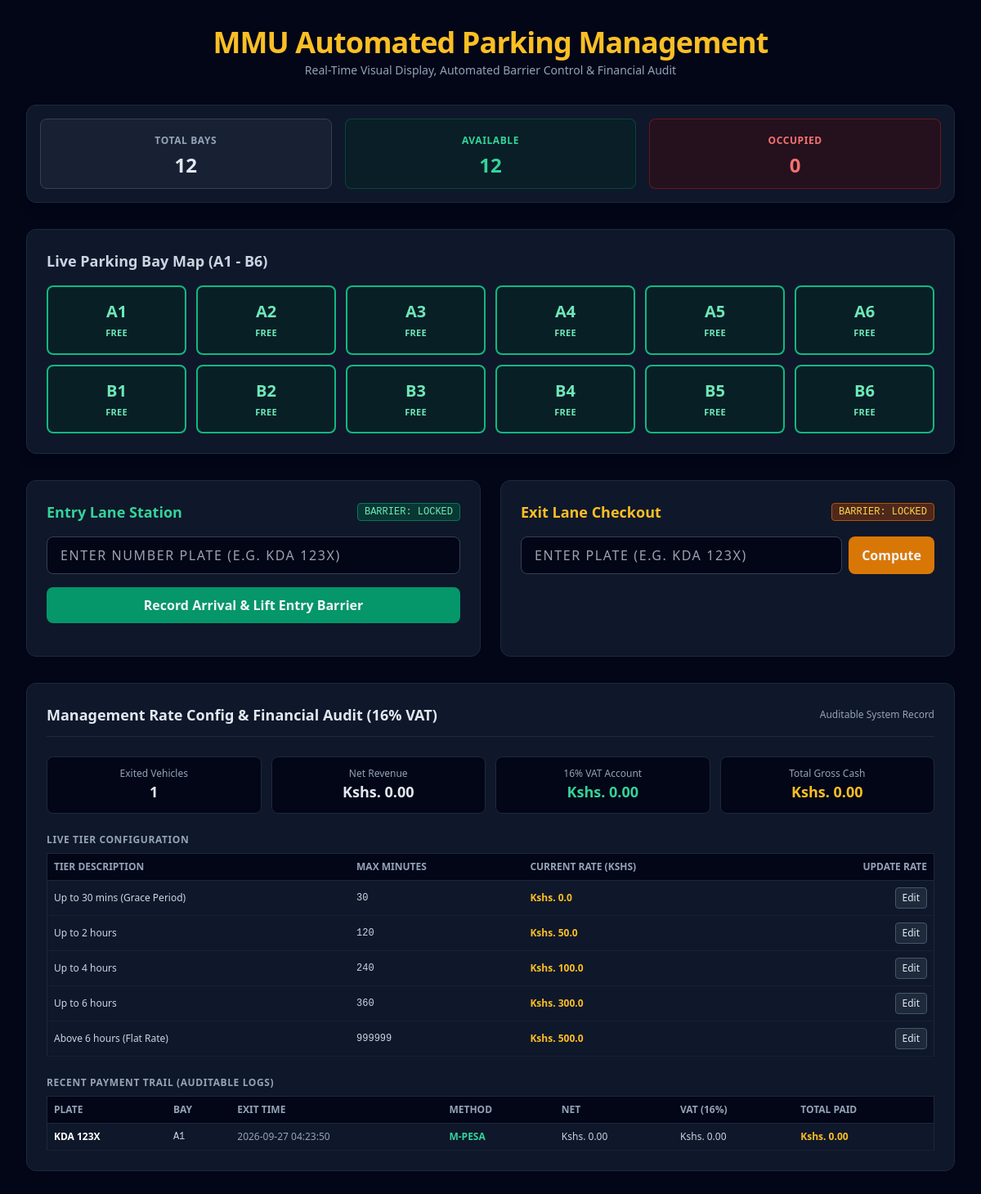
The page / on the database its author committed.
### tables this page shows
CREATE TABLE parking_slots (
            slot_id INTEGER PRIMARY KEY,
            slot_number TEXT UNIQUE NOT NULL,
            is_occupied INTEGER DEFAULT 0,
            vehicle_plate TEXT
        );

CREATE TABLE pricing_tiers (
            tier_id INTEGER PRIMARY KEY AUTOINCREMENT,
            max_minutes INTEGER,
            rate REAL NOT NULL,
            description TEXT
        );

CREATE TABLE parking_records (
            id INTEGER PRIMARY KEY AUTOINCREMENT,
            vehicle_plate TEXT NOT NULL,
            slot_number TEXT NOT NULL,
            entry_time DATETIME NOT NULL,
            exit_time DATETIME,
            duration_minutes REAL,
            net_amount REAL DEFAULT 0,
            vat_amount REAL DEFAULT 0,
            amount_paid REAL DEFAULT 0,
            payment_method TEXT CHECK(payment_method IN ('M-PESA', 'CARD', 'CASH', NULL)),
            status TEXT CHECK(status IN ('PARKED', 'PAID', 'EXITED')) DEFAULT 'PARKED'
        );

### app.py (the view)
@app.route("/")
def index():
    conn = get_db()
    cursor = conn.cursor()
    cursor.execute("SELECT * FROM parking_slots ORDER BY slot_id ASC")
    slots = cursor.fetchall()
    cursor.execute("SELECT * FROM parking_records WHERE status = 'PARKED' ORDER BY entry_time DESC")
    active_vehicles = cursor.fetchall()
    total_slots = len(slots)
    occupied_slots = sum(1 for s in slots if s["is_occupied"] == 1)
    available_slots = total_slots - occupied_slots
    cursor.execute("SELECT * FROM pricing_tiers ORDER BY max_minutes ASC")
    tiers = cursor.fetchall()
    cursor.execute("""
        SELECT
            COUNT(*) as total_transactions,
            COALESCE(SUM(amount_paid), 0) as total_gross,
            COALESCE(SUM(vat_amount), 0) as total_vat,
            COALESCE(SUM(net_amount), 0) as total_net
        FROM parking_records
        WHERE status = 'EXITED'
    """)
    finance_summary = cursor.fetchone()
    cursor.execute("""
        SELECT vehicle_plate, slot_number, entry_time, exit_time, duration_minutes,
               net_amount, vat_amount, amount_paid, payment_method
        FROM parking_records
        WHERE status = 'EXITED'
        ORDER BY exit_time DESC
        LIMIT 10
    """)
    recent_transactions = cursor.fetchall()
    conn.close()
    return render_template(
        "index.html",
        slots=slots,
        active_vehicles=active_vehicles,
        total_slots=total_slots,
        available_slots=available_slots,
        occupied_slots=occupied_slots,
        tiers=tiers,
        finance=finance_summary,
        transactions=recent_transactions
    )

### app.py (called while the page is built)
def get_db():
    conn = sqlite3.connect(DB_NAME)
    conn.row_factory = sqlite3.Row
    return conn

### templates/index.html (shortened to what this page needs)
<!DOCTYPE html>
<html lang="en">
<head>
  <script src="https://cdn.tailwindcss.com"></script>
</head>
<body class="bg-slate-950 text-slate-100 min-h-screen p-4 sm:p-8">
  <div class="max-w-6xl mx-auto space-y-8">
    <header class="text-center space-y-1">
      <h1 class="text-3xl sm:text-4xl font-extrabold text-amber-400 tracking-tight">MMU Automated Parking Management</h1>
      <p class="text-slate-400 text-sm">Real-Time Visual Display, Automated Barrier Control & Financial Audit</p>
    </header>
    <section class="grid grid-cols-3 gap-4 bg-slate-900 border border-slate-800 p-4 rounded-xl text-center shadow-lg">
      <div class="bg-slate-800/60 p-3 rounded-lg border border-slate-700">
        <span class="text-xs uppercase text-slate-400 font-semibold tracking-wider">Total Bays</span>
        <div class="text-2xl font-black text-slate-200 mt-1">{{ total_slots }}</div>
      </div>
      <div class="bg-emerald-950/40 p-3 rounded-lg border border-emerald-800/60">
        <span class="text-xs uppercase text-emerald-400 font-semibold tracking-wider">Available</span>
        <div class="text-2xl font-black text-emerald-400 mt-1">{{ available_slots }}</div>
      </div>
      <div class="bg-red-950/40 p-3 rounded-lg border border-red-800/60">
        <span class="text-xs uppercase text-red-400 font-semibold tracking-wider">Occupied</span>
        <div class="text-2xl font-black text-red-400 mt-1">{{ occupied_slots }}</div>
      </div>
    </section>
    <section class="bg-slate-900 p-6 rounded-xl border border-slate-800 shadow-lg">
      <h2 class="text-lg font-bold mb-4 text-slate-300">Live Parking Bay Map (A1 - B6)</h2>
      <div class="grid grid-cols-3 sm:grid-cols-6 gap-3">
        {% for slot in slots %}
          <div class="p-4 rounded-lg border-2 text-center transition-all duration-300 {% if slot['is_occupied'] %} border-red-500 bg-red-950/40 text-red-300 shadow-red-900/20 {% else %} border-emerald-500 bg-emerald-950/40 text-emerald-300 shadow-emerald-900/20 {% endif %}">
            <div class="text-xl font-black">{{ slot['slot_number'] }}</div>
            <div class="text-[11px] font-semibold uppercase mt-1 tracking-wide">
              {% if slot['is_occupied'] %}
                Occupied<br><span class="text-white font-bold">{{ slot['vehicle_plate'] }}</span>
              {% else %}
                Free
              {% endif %}
            </div>
          </div>
        {% endfor %}
      </div>
    </section>
    <div class="grid md:grid-cols-2 gap-6">
      <section class="bg-slate-900 p-6 rounded-xl border border-slate-800 space-y-4">
        <div class="flex items-center justify-between">
          <h3 class="text-lg font-bold text-emerald-400">Entry Lane Station</h3>
          <span class="px-2 py-0.5 text-xs bg-emerald-900/60 text-emerald-300 rounded border border-emerald-700 font-mono">BARRIER: LOCKED</span>
        </div>
        <input id="entryPlate" type="text" placeholder="ENTER NUMBER PLATE (e.g. KDA 123X)" class="w-full px-4 py-2.5 rounded-lg bg-slate-950 border border-slate-700 text-slate-100 uppercase tracking-widest focus:outline-none focus:border-emerald-500" />
        <button onclick="handleEntry()" class="w-full bg-emerald-600 hover:bg-emerald-500 font-bold py-2.5 rounded-lg transition active:scale-[0.99]">
          Record Arrival & Lift Entry Barrier
        </button>
      </section>
      <section class="bg-slate-900 p-6 rounded-xl border border-slate-800 space-y-4">
        <div class="flex items-center justify-between">
          <h3 class="text-lg font-bold text-amber-400">Exit Lane Checkout</h3>
          <span class="px-2 py-0.5 text-xs bg-amber-900/60 text-amber-300 rounded border border-amber-700 font-mono">BARRIER: LOCKED</span>
        </div>
        <div class="flex gap-2">
          <input id="exitPlate" type="text" placeholder="ENTER PLATE (e.g. KDA 123X)" class="flex-1 px-4 py-2.5 rounded-lg bg-slate-950 border border-slate-700 text-slate-100 uppercase tracking-widest focus:outline-none focus:border-amber-500" />
          <button onclick="calculateFee()" class="bg-amber-600 hover:bg-amber-500 font-bold px-4 rounded-lg transition">Compute</button>
        </div>
      </section>
    </div>
    <section class="bg-slate-900 p-6 rounded-xl border border-slate-800 space-y-6">
      <div class="flex flex-col sm:flex-row justify-between items-start sm:items-center gap-2 border-b border-slate-800 pb-3">
        <h3 class="text-lg font-bold text-slate-200">Management Rate Config & Financial Audit (16% VAT)</h3>
        <span class="text-xs text-slate-400">Auditable System Record</span>
      </div>
      <div class="grid grid-cols-2 sm:grid-cols-4 gap-3 text-center">
        <div class="bg-slate-950 p-3 rounded-lg border border-slate-800">
          <div class="text-xs text-slate-400">Exited Vehicles</div>
          <div class="text-lg font-bold text-slate-200">{{ finance['total_transactions'] }}</div>
        </div>
        <div class="bg-slate-950 p-3 rounded-lg border border-slate-800">
          <div class="text-xs text-slate-400">Net Revenue</div>
          <div class="text-lg font-bold text-slate-200">Kshs. {{ "%.2f"|format(finance['total_net']) }}</div>
        </div>
        <div class="bg-slate-950 p-3 rounded-lg border border-slate-800">
          <div class="text-xs text-slate-400">16% VAT Account</div>
          <div class="text-lg font-bold text-emerald-400">Kshs. {{ "%.2f"|format(finance['total_vat']) }}</div>
        </div>
        <div class="bg-slate-950 p-3 rounded-lg border border-slate-800">
          <div class="text-xs text-slate-400">Total Gross Cash</div>
          <div class="text-lg font-bold text-amber-400">Kshs. {{ "%.2f"|format(finance['total_gross']) }}</div>
        </div>
      </div>
      <div>
        <h4 class="text-xs font-bold uppercase tracking-wider text-slate-400 mb-2">Live Tier Configuration</h4>
        <div class="overflow-x-auto">
          <table class="w-full text-xs text-left text-slate-300 border border-slate-800">
            <thead class="bg-slate-950 uppercase text-slate-400">
              <tr>
                <th class="p-2 border-b border-slate-800">Tier Description</th>
                <th class="p-2 border-b border-slate-800">Max Minutes</th>
                <th class="p-2 border-b border-slate-800">Current Rate (Kshs)</th>
                <th class="p-2 border-b border-slate-800 text-right">Update Rate</th>
              </tr>
            </thead>
            <tbody>
              {% for tier in tiers %}
                <tr class="border-b border-slate-800/60 hover:bg-slate-800/40">
                  <td class="p-2 font-medium">{{ tier['description'] }}</td>
                  <td class="p-2 font-mono">{{ tier['max_minutes'] }}</td>
                  <td class="p-2 font-bold text-amber-400">Kshs. {{ tier['rate'] }}</td>
                  <td class="p-2 text-right">
                    <button onclick="updateRatePrompt({{ tier['tier_id'] }}, '{{ tier['description'] }}', {{ tier['rate'] }})" class="px-2 py-1 bg-slate-800 hover:bg-slate-700 text-slate-200 rounded border border-slate-600 transition">
                      Edit
                    </button>
                  </td>
                </tr>
              {% endfor %}
            </tbody>
          </table>
        </div>
      </div>
      <div>
        <h4 class="text-xs font-bold uppercase tracking-wider text-slate-400 mb-2">Recent Payment Trail (Auditable Logs)</h4>
        <div class="overflow-x-auto">
          <table class="w-full text-xs text-left text-slate-300 border border-slate-800">
            <thead class="bg-slate-950 uppercase text-slate-400">
              <tr>
                <th class="p-2 border-b border-slate-800">Plate</th>
                <th class="p-2 border-b border-slate-800">Bay</th>
                <th class="p-2 border-b border-slate-800">Exit Time</th>
                <th class="p-2 border-b border-slate-800">Method</th>
                <th class="p-2 border-b border-slate-800">Net</th>
                <th class="p-2 border-b border-slate-800">VAT (16%)</th>
                <th class="p-2 border-b border-slate-800">Total Paid</th>
              </tr>
            </thead>
            <tbody>
              {% for t in transactions %}
                <tr class="border-b border-slate-800/60">
                  <td class="p-2 font-bold text-white">{{ t['vehicle_plate'] }}</td>
                  <td class="p-2 font-mono">{{ t['slot_number'] }}</td>
                  <td class="p-2 text-slate-400">{{ t['exit_time'] }}</td>
                  <td class="p-2 font-semibold text-emerald-400">{{ t['payment_method'] }}</td>
                  <td class="p-2">Kshs. {{ "%.2f"|format(t['net_amount']) }}</td>
                  <td class="p-2">Kshs. {{ "%.2f"|format(t['vat_amount']) }}</td>
                  <td class="p-2 font-bold text-amber-400">Kshs. {{ "%.2f"|format(t['amount_paid']) }}</td>
                </tr>
              {% else %}
                <tr>
                  <td colspan="7" class="p-4 text-center text-slate-500">No payment records yet. Park and exit a vehicle to generate audit logs.</td>
                </tr>
              {% endfor %}
            </tbody>
          </table>
        </div>
      </div>
    </section>
  </div>
</body>
</html>

### rows shown on the page
parking_slots: slot_number "A1", is_occupied "FREE"
parking_slots: slot_number "A2", is_occupied "FREE"
parking_slots: slot_number "A3", is_occupied "FREE"
parking_slots: slot_number "A4", is_occupied "FREE"
parking_slots: slot_number "A5", is_occupied "FREE"
parking_slots: slot_number "A6", is_occupied "FREE"
parking_slots: slot_number "B1", is_occupied "FREE"
parking_slots: slot_number "B2", is_occupied "FREE"
parking_slots: slot_number "B3", is_occupied "FREE"
parking_slots: slot_number "B4", is_occupied "FREE"
parking_slots: slot_number "B5", is_occupied "FREE"
parking_slots: slot_number "B6", is_occupied "FREE"
pricing_tiers: description "Up to 30 mins (Grace Period)", max_minutes "30", rate "0.0"
pricing_tiers: description "Up to 2 hours", max_minutes "120", rate "50.0"
pricing_tiers: description "Up to 4 hours", max_minutes "240", rate "100.0"
pricing_tiers: description "Up to 6 hours", max_minutes "360", rate "300.0"
pricing_tiers: description "Above 6 hours (Flat Rate)", max_minutes "999999", rate "500.0"
parking_records: vehicle_plate "KDA 123X", slot_number "A1", exit_time "2026-09-27 04:23:50", payment_method "M-PESA", net_amount "0.00", vat_amount "0.00", amount_paid "0.00"

### other values the page prints
{{ total_slots }} "12"
{{ available_slots }} "12"
{{ occupied_slots }} "0"
{{ finance['total_transactions'] }} "1"
{{ "%.2f"|format(finance['total_net']) }} "0.00"
{{ "%.2f"|format(finance['total_vat']) }} "0.00"
{{ "%.2f"|format(finance['total_gross']) }} "0.00"
